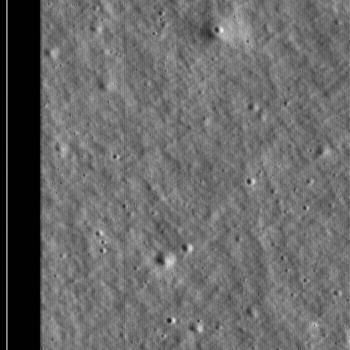
#> input picture data/image/IMG-0.png, 350 x 350 px
$ python -i getcrater_dia_coords.py   (imports and definitions only)
#> lines starting #> are read from the running program, lines starting #| are printed output that depends on the picture; after the words box and inside, x2 and y2 are one past the last pixel; in counts of white or black regions, pixels touching at a corner belong together
#%%
import scipy.ndimage
from skimage.measure import regionprops
import pandas as pd
import cv2
# import fire

def dia_coords(path):

    """ Takes image with prediction and returns a txt file with number, dia and coordinates

    Arguments:
        path {'str'} -- path to prediction image file
    """
#> called with path = 'data/image/IMG-0.png'
    img = cv2.imread(path, 0)
#> img is the input picture: shape (350, 350); min 0, max 239, mean 103.9
    blobs = img > 0.1
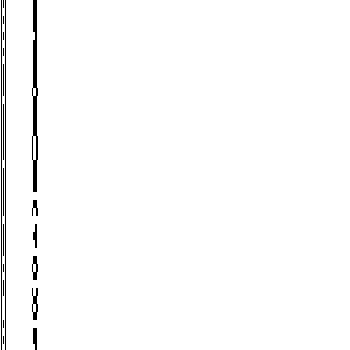
#> blobs: shape (350, 350) bool; 98.3% white; 20 black regions (8 under 20 px)
    col = []
    labels, nlabels = scipy.ndimage.label(blobs)
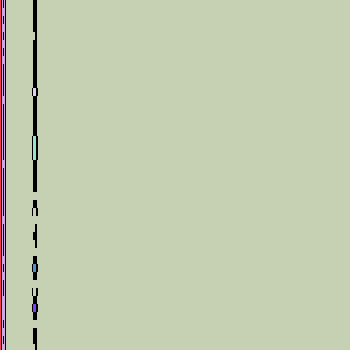
#> labels: shape (350, 350) int32; 8 distinct labels, from 0 to 7; one colour per label, 0 black
#> nlabels = 7
    properties = regionprops(labels)
#> properties = 7 regions; box (x1, y1, x2, y2) and area: (6, 0, 350, 350) 119140, (2, 0, 5, 350) 810, (0, 0, 1, 350) 350, (33, 136, 36, 160) 72, (33, 88, 36, 96) 24, (33, 264, 36, 272) 24, (33, 304, 36, 312) 24
    # print ('Label \tLargest side')
    for p in properties:
        min_row, min_col, max_row, max_col = p.bbox
        s = ('%5d %14.2f %14.2d %14.2d' % (p.label, max(max_row - min_row, max_col - min_col), ((max_row - min_row)/2 + min_row), ((max_col - min_col)/2 + min_col)))
        col.append(s)
#> this loop made 7 passes
#> (min_row, min_col, max_row, max_col) on passes 1 to 7: (0, 0, 350, 1), (0, 2, 350, 5), (0, 6, 350, 350), (88, 33, 96, 36), (136, 33, 160, 36), (264, 33, 272, 36), (304, 33, 312, 36)
#> after the loop, col = 7 items
    df = pd.DataFrame(col,  columns=['number_craters'])
#> df = table of 7 rows and 1 columns
    df = pd.DataFrame(df.number_craters.str.split().tolist(), columns=['number', 'dia', 'y', 'x'])
#> df = table of 7 rows and 4 columns
    # df.to_csv('crater_dia.txt', sep='\t',index=False)
    return  df

# if __name__ == "__main__":
#     fire.Fire(dia_coords)

#%%
import glob

# [13 lines not run here, left out]


#%%

>>> result = dia_coords('data/image/IMG-0.png')
#> result = table of 7 rows and 4 columns

$ run again, on data/image/IMG-104.png
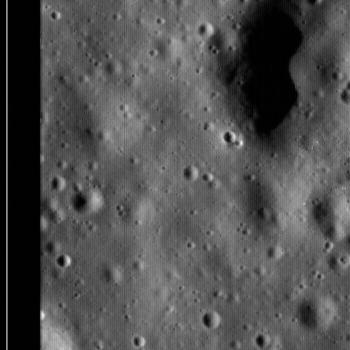
#> input picture data/image/IMG-104.png, 350 x 350 px
#> in dia_coords, img is the input picture: shape (350, 350); min 0, max 240, mean 79.2
#> in dia_coords, `blobs = img > 0.1`:
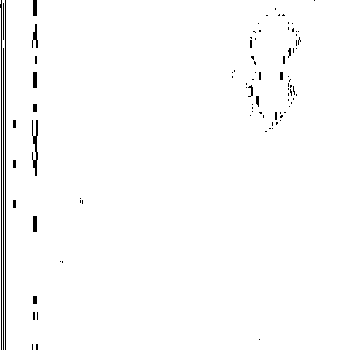
#> blobs: shape (350, 350) bool; 98.4% white; black in thin lines or dots
#> in dia_coords, `labels, nlabels = scipy.ndimage.label(blobs)`:
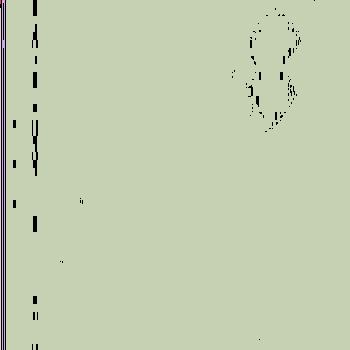
#> labels: shape (350, 350) int32; 5 distinct labels, from 0 to 4; one colour per label, 0 black
#> nlabels = 4
#> properties = 4 regions; box (x1, y1, x2, y2) and area: (6, 0, 350, 350) 119423, (2, 0, 5, 350) 711, (0, 8, 1, 350) 342, (0, 0, 1, 4) 4
#> the loop in dia_coords, `for p in properties:` made 4 passes
#> (min_row, min_col, max_row, max_col) on passes 1 to 4: (0, 0, 4, 1), (0, 2, 350, 5), (0, 6, 350, 350), (8, 0, 350, 1)
#> after the loop in dia_coords, `for p in properties:`: col = 4 items
#> in dia_coords, `df = pd.DataFrame(col,  columns=['number_craters'])`: df = table of 4 rows and 1 columns
#> in dia_coords, `df = pd.DataFrame(df.number_craters.str.split().tolist(), columns=['nu..`: df = table of 4 rows and 4 columns
